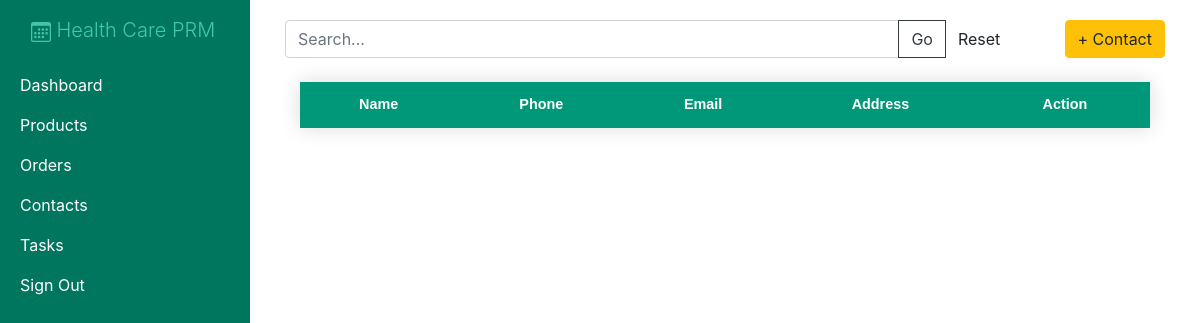
Before: /contacts/ (signed in) with the older database file.
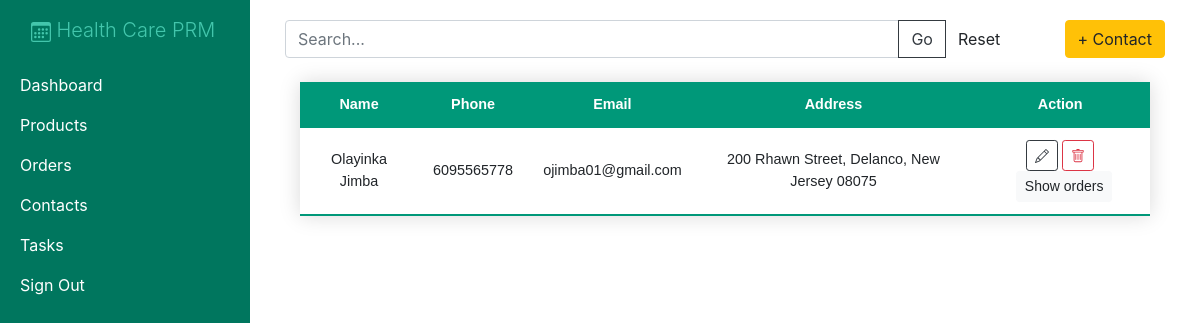
After: the same page with the newer database file.
### prm/models.py (models this page shows, shortened)
class Customer(models.Model):
    name = models.CharField(max_length=200, null=True)
    phone = models.CharField(max_length=200, null=True)
    email = models.EmailField(max_length=200, null=True)
    date_created = models.DateTimeField(auto_now_add=True, null=True)
    address = models.CharField(max_length=200, null=True)

### prm/views.py (the view)
# urls.py: path('contacts/', views.contacts, name="contacts"),
@login_required
def contacts(request):
    req = request.GET.get('search',None)
    if req is not None:
        query = request.GET.get('search')
        customers = Customer.objects.filter(Q(name__icontains=query) | Q(email__icontains=query)
        | Q(phone__icontains=query)
        | Q(address__icontains=query))
    else:
        customers = Customer.objects.all()
    return render(request,'crm/contacts.html',{'customers':customers})

### prm/templates/crm/contacts.html (shortened to what this page needs)
{% extends 'crm/main.html' %}
{% block content %}
<div class="row">
  <div class="col-10">
    <form action="{% url 'contacts' %}" method="GET">
      <div class="input-group">
        <input type="text" class="form-control" name="search" id="id_search" placeholder="Search...">
        <div class="input-group-append">
          <input class="btn btn-outline-dark" type="submit" value="Go" />
          <a class="btn" href="{% url 'contacts' %}" type="button">Reset</a>
        </div>
      </div>
    </form>
  </div>
  <div class="col  d-flex justify-content-end">
    <a class="btn btn-warning" href="{% url 'add_contact' %}">+ Contact</a>
  </div>
</div>
<div class="container w-100 d-flex justify-content-center mt-4">
  <table class="my-table w-100 text-center">
    <thead>
      <tr class="text-center">
        <th scope="col">Name</th>
        <th scope="col">Phone</th>
        <th scope="col">Email</th>
        <th scope="col">Address</th>
        <th scope="col">Action</th>
      </tr>
    </thead>
    <tbody>
      {% for c in customers %}
      <tr>
        <td>{{ c.name }}</td>
        <td>{{ c.phone }}</td>
        <td>{{ c.email }}</td>
        <td class="text-break">{{ c.address }}</td>
        <td>
          <a class="btn btn-sm btn-outline-dark" href="{% url 'update_contact' c.id %}"></a>
          <a class="btn btn-sm btn-outline-danger" href="{% url 'delete_contact' c.id %}"></a>
          <a type="button" class="btn btn-sm btn-light ml-2" href="{% url 'customer_orders' c.id %}">Show orders</a>
        </td>
      </tr>
      {% endfor %}
    </tbody>
  </table>
</div>
{% endblock content %}

### prm/templates/crm/main.html (shortened to what this page needs)
{% load static %}
<!DOCTYPE html>
<html>
<head>
    <link rel="stylesheet" href="https://stackpath.bootstrapcdn.com/bootstrap/4.5.2/css/bootstrap.min.css"
 />
    <link rel="stylesheet" href="{% static 'css/main.css' %}" />
</head>
<body>
    <div id="wrapper">
        <div id="sidebar-wrapper">
            <ul class="sidebar-nav">
                <li class="sidebar-brand">
                    <a href="{% url 'home' %}" class="lead text-center mr-4">
                        Health Care PRM</a>
                </li>
                <li>
                    <a href="{% url 'home' %}">Dashboard</a>
                </li>
                <li>
                    <a href="{% url 'products' %}">Products</a>
                </li>
                <li>
                    <a href="{% url 'orders' %}">Orders</a>
                </li>
                <li>
                    <a href="{% url 'contacts' %}">Contacts</a>
                </li>
                <li>
                    <a href="{% url 'task' %}">Tasks</a>
                </li>
                <li>
                    <a href="{% url 'signout' %}">Sign Out</a>
                </li>
            </ul>
        </div>
        <div id="page-content-wrapper">
            <div class="container-fluid">
                <div class="row">
                    <div class="col-lg-12">
                        {% block content %} {% endblock %}
                    </div>
                </div>
            </div>
        </div>
    </div>
</body>
</html>

### static/css/main.css (style rules this page uses)
.my-table { border-collapse: collapse; font-size: 0.9em; font-family: sans-serif; min-width: 400px; box-shadow: 0 0 20px rgba(0, 0, 0, 0.15); }
.my-table thead tr { background-color: #009879; color: #ffffff; text-align: left; }
.my-table th, .my-table td { padding: 12px 15px; }
.my-table tbody tr { border-bottom: 1px solid #dddddd; }
.my-table tbody tr:last-of-type { border-bottom: 2px solid #009879; }
#sidebar-wrapper { z-index: 1000; position: fixed; left: 250px; width: 0; height: 100%; margin-left: -250px; overflow-y: auto; background: #00765e; -webkit-transition: all 0.9s ease; -moz-transition: all 0.9s ease; -o-transition: all 0.9s ease; transition: all 0.9s ease; }
#page-content-wrapper { width: 100%; position: absolute; padding: 15px; }
.sidebar-nav { position: absolute; top: 0; width: 250px; margin: 0; padding: 0; list-style: none; }
.sidebar-nav li { text-indent: 20px; line-height: 40px; }
.sidebar-nav li a { display: block; text-decoration: none; color: #ffffff; }
.sidebar-nav > .sidebar-brand { height: 65px; font-size: 18px; line-height: 60px; }
.sidebar-nav > .sidebar-brand a { color: #ffffff; }
@media (min-width:768px) { #wrapper { padding-left: 250px; } }
@media (min-width:768px) { #sidebar-wrapper { width: 250px; } }
@media (min-width:768px) { #page-content-wrapper { padding: 20px; position: relative; } }

Changed rows visible on the page:
added Customer: name "Olayinka Jimba", phone "6095565778", email "ojimba01@gmail.com", address "200 Rhawn Street, Delanco, New Jersey 08075"
